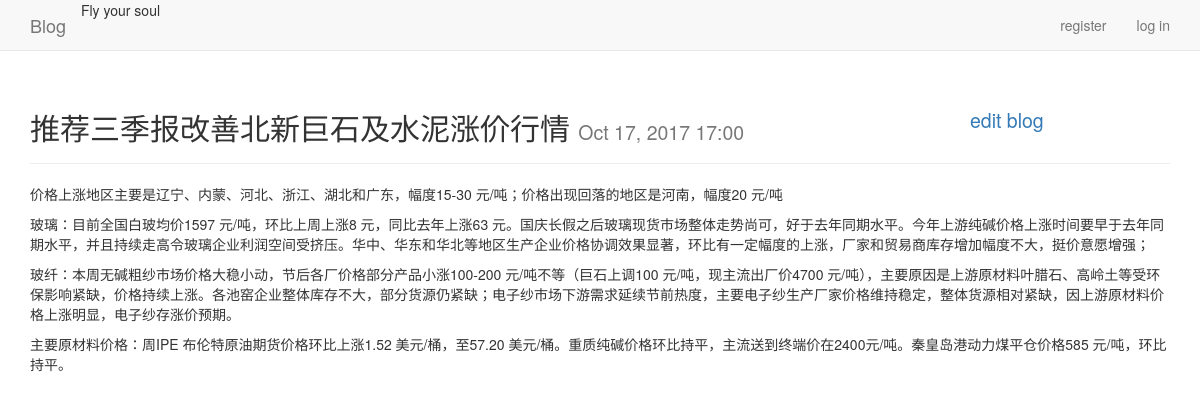
Page /blogpost/9/ on the committed database.
### blogs/models.py (models this page shows, shortened)
class BlogPost(models.Model):
    title = models.CharField(max_length=200)
    text = models.TextField()
    date_added = models.DateTimeField(default=timezone.now)
    owner = models.ForeignKey(User)

### blogs/views.py (the view)
# urls.py: url(r'^blogpost/(?P<blogpost_id>\d+)/$', views.blogpost, name='blogpost'),
def blogpost(request, blogpost_id):
    blogpost = BlogPost.objects.get(id=blogpost_id)
    context = {'blogpost': blogpost}
    return render(request, 'blogs/blogpost.html', context)

### blogs/templates/blogs/blogpost.html
{% extends "blogs/base.html" %}
{% block header %}
	<h2>{{ blogpost.title }}
	  <small><span>
	  	{{ blogpost.date_added|date:'M d, Y H:i' }}
	  </span>
	  <span style="float:right; width: 200px;vertical-align:bottom">
	  	<a href="{% url 'blogs:edit_blog' blogpost.id %}">edit blog</a>
	  </span></small></h2>
{% endblock header %}
{% block content %}
  <div>{{ blogpost.text|linebreaks }}</div>
{% endblock content %}

### rows in the picture
BlogPost: title "推荐三季报改善北新巨石及水泥涨价行情", date_added "Oct 17, 2017 17:00", text "价格上涨地区主要是辽宁、内蒙、河北、浙江、湖北和广东，幅度15-30 元/吨；价格出现回落的地区是河南，幅度20 元/吨 玻璃：目前全国白玻均价1597 元/吨，环比上周上涨8 元，同比去年上涨63 元。国庆长假之后玻璃现货市场整体走势尚可，好于去年同期水平。今年上游纯碱价格上涨时间要早于去年同期水平，并且持续走高令玻璃企业利润空间受挤压。华中、华东和华北等地区生产企业价格协调效果显著，环比有一定幅度的上涨，厂家和贸易商库存增加幅度不大，挺价意愿增强； 玻纤：本周无碱粗纱市场价格大稳小动，节后各厂价格部分产品小涨100-200 元/吨不等（巨石上调100 元/吨，现主流出厂价4700 元/吨），主要原因是上游原材料叶腊石、高岭土等受环保影响紧缺，价格持续上涨。各池窑企业整体库存不大，部分货源仍紧缺；电子纱市场下游需求延续节前热度，主要电子纱生产厂家价格维持稳定，整体货源相对紧缺，因上游原材料价格上涨明显，电子纱存涨价预期。 主要原材料价格：周IPE 布伦特原油期货价格环比上涨1.52 美元/桶，至57.20 美元/桶。重质纯碱价格环比持平，主流送到终端价在2400元/吨。秦皇岛港动力煤平仓价格585 元/吨，环比持平。"
